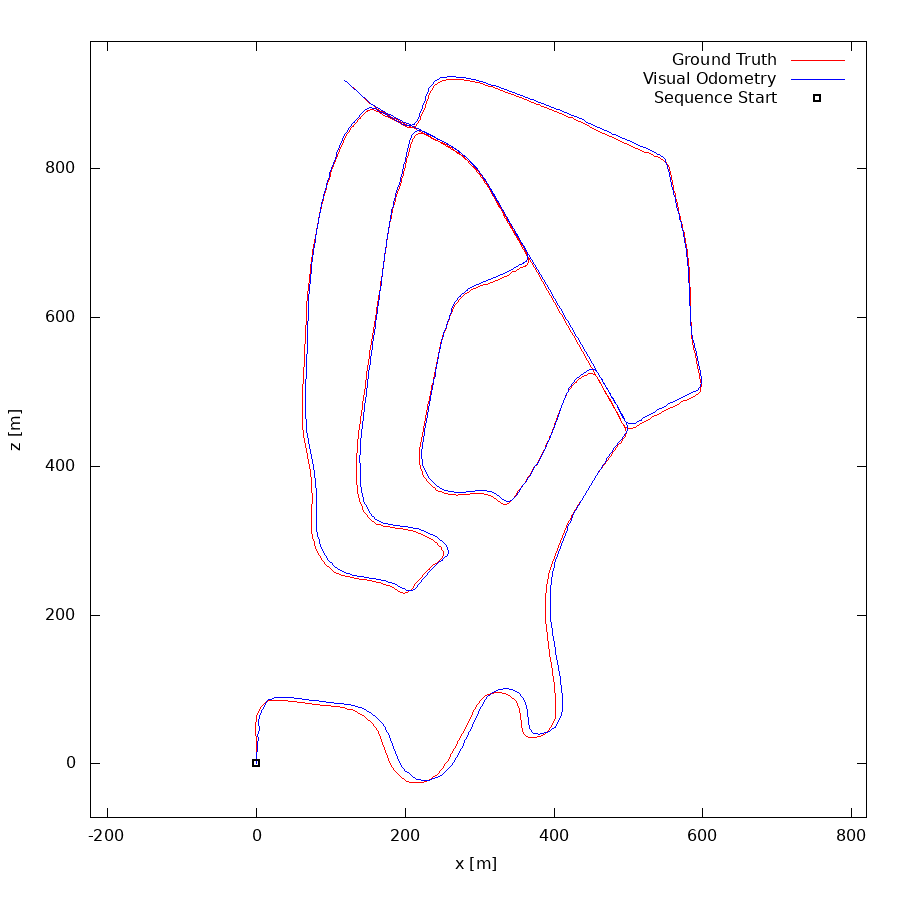

The script that drew this image:
set term postscript eps enhanced color
set output "02.eps"
set size ratio -1
set xrange [-223:820]
set yrange [-72:971]
set xlabel "x [m]"
set ylabel "z [m]"
plot "02.txt" using 1:2 lc rgb "#FF0000" title 'Ground Truth' w lines,"02.txt" using 3:4 lc rgb "#0000FF" title 'Visual Odometry' w lines,"< head -1 02.txt" using 1:2 lc rgb "#000000" pt 4 ps 1 lw 2 title 'Sequence Start' w points
